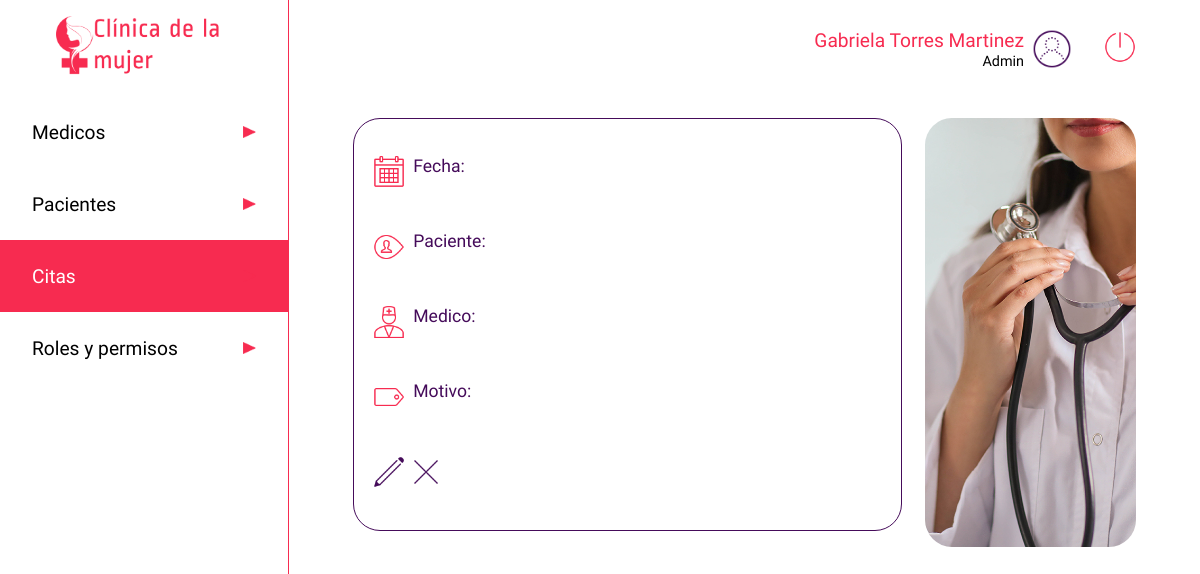
The app's page /listado-citas/4/ver (signed in), older data.
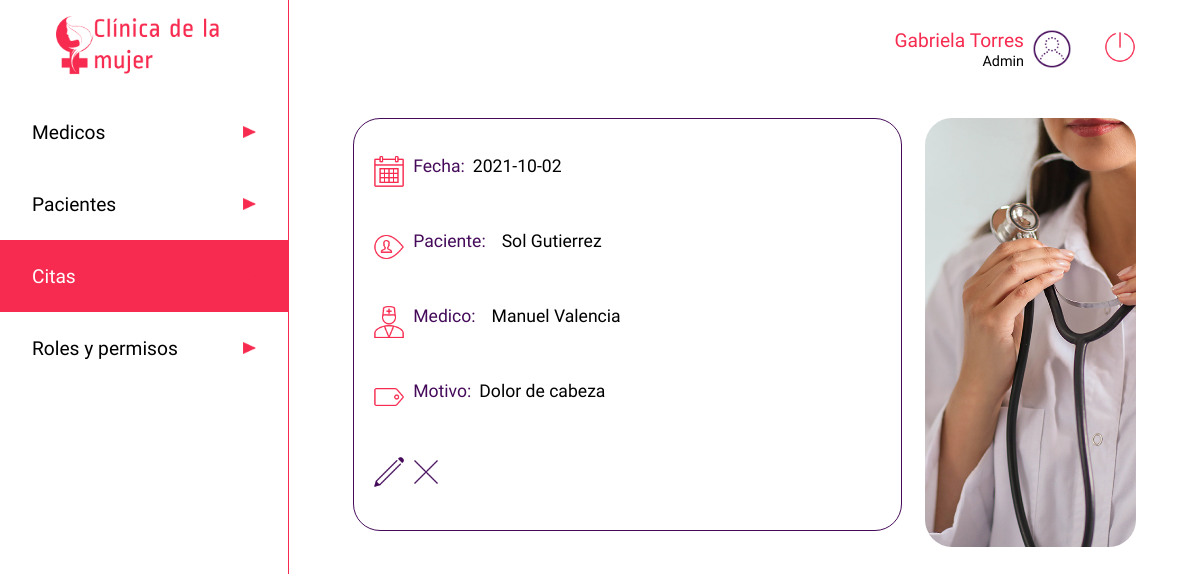
The same page, newer data.
### app.py (models this page shows, shortened)
class users(db.Model):
    __tablename__ = 'users'
    cedula = db.Column(db.Integer, primary_key=True)
    nombre=db.Column(db.String)
    apellido=db.Column(db.String)
    nacimiento=db.Column(db.String)
    eps=db.Column(db.String)
    email=db.Column(db.String, unique=True)
    telefono=db.Column(db.Integer)
    dir=db.Column(db.String)
    ciudad=db.Column(db.String)
    password=db.Column(db.String)
    rol =db.Column(db.String)
    especialidad = db.Column(db.String)
    estado = db.Column(db.Boolean)

class citas(db.Model):
    __tablename__ = 'citas'
    cita_id=db.Column(db.Integer, primary_key=True)
    medico_id = db.Column(db.Integer, nullable=False)
    paciente_id = db.Column(db.Integer, nullable=False)
    fecha = db.Column(db.String)
    motivo = db.Column(db.String(500))
    estado = db.Column(db.Boolean)
    hora_atencion = db.Column(db.String)
    sintomas = db.Column(db.String)
    diagnostico = db.Column(db.String)
    anotaciones = db.Column(db.String)
    calificacion = db.Column(db.Integer)
    calificacion_obs = db.Column(db.String)

### app.py (the view)
@app.route('/listado-citas/<cita>/ver', methods=['GET'])
def detalle_citas(cita):
    if 'usuarioIngresado' in session:
        medicos = users.query.filter_by(rol='medico')
        pacientes = users.query.filter_by(rol='paciente')
        cita = citas.query.filter_by(cita_id=cita).first()
        usuario = users.query.filter_by(cedula=int(session['usuarioIngresado'])).first()
        return render('cita.html', row=usuario, data=cita, listamedicos=medicos, listapacientes=pacientes)
    else:
        return render('acceso-denegado.html')

### templates/cita.html (shortened to what this page needs)
<!DOCTYPE html>
<html lang="es">
<head>
    <link rel="stylesheet" type="text/css" href="{{ url_for('static', filename='css/style.css')}}">
</head>
<body>
    <header class="header">
        <a href="/dashboard" type="button" class="btn"><img src="{{ url_for('static', filename='images/iconoclinica.png')}}" class="logo" alt="Clinica de la mujer"></a>
        <nav>
            <ul class="menu">
                <li class="menuitems"><a href="/medico" class="menulink"><span>Medicos</span><img src="{{ url_for('static', filename='images/triangulo.png')}}" class="flecha" alt=""></a></li>
                <li class="menuitems"><a href="/paciente" class="menulink"><span>Pacientes</span><img src="{{ url_for('static', filename='images/triangulo.png')}}" class="flecha" alt=""></a></li>
                <li class="menuitems"><a href="/listado-citas" class="menuselect"><span>Citas</span><img src="{{ url_for('static', filename='images/triangulo.png')}}" class="flecha" alt=""></a></li>
                <li class="menuitems"><a href="/roles" class="menulink"><span>Roles y permisos</span><img src="{{ url_for('static', filename='images/triangulo.png')}}" class="flecha" alt=""></a></li>
            </ul>
        </nav>
    </header>
    <main class="main">
        <div class="searchuser">
            <div class="perfil">
                <div>
                    <span class="nameuser">{{ row ['nombre'] }} {{ row ['apellido'] }}</span><br>
                    <span class="roluser">Admin</span>
                </div>
                <img src="{{ url_for('static', filename='images/test_account_100px.png')}}" class="profile" alt="">
                <a href="/logout" type="button" class="btn"><img src="{{ url_for('static', filename='images/off.png')}}" class="logout" alt="Cerrar sesion"></a>
            </div>
        </div>
        <div class="cuerpo">
            <div class="infocita3">
                <div class="diahora">
                    <img src="{{ url_for('static', filename='images/calendar_100px.png')}}" class="calendarwatch" alt=""><span style="color:#450B5A">Fecha: </span><span>{{ data.fecha }}</span>
                </div>
                <div class="diahora">
                    <img src="{{ url_for('static', filename='images/username_100px.png')}}" class="calendarwatch" alt=""><span style="color:#450B5A">Paciente: </span>
                    <span>
                        {% for t in listapacientes %}{% if t.cedula == data.paciente_id %}<span>{{ t.nombre }} {{ t.apellido }}</span>{% endif %}{% endfor %}
                    </span>
                </div>
                <div class="diahora">
                    <img src="{{ url_for('static', filename='images/medical_doctor_100px.png')}}" class="calendarwatch" alt=""><span style="color:#450B5A">Medico: </span>
                    <span>
                        {% for t in listamedicos %}{% if t.cedula == data.medico_id %}<span>{{ t.nombre }} {{ t.apellido }}</span>{% endif %}{% endfor %}
                    </span>
                </div>
                <div class="diahora">
                    <img src="{{ url_for('static', filename='images/tag_window_100px.png')}}" class="calendarwatch" alt=""><span style="color:#450B5A">Motivo: </span><span>{{ data.motivo }}</span>
                </div>
                <div class="contenedordbtn">
                    <a href="/listado-citas/{{ data.cita_id }}/editar"><img src="{{ url_for('static', filename='images/edit_100px.png')}}" class="btned" alt=""></a>
                    <a href="/listado-citas/{{ data.cita_id }}/eliminar"><img src="{{ url_for('static', filename='images/delete_100px.png')}}" class="btned" alt=""></a>
                </div>
            </div>
            <img src="{{ url_for('static', filename='images/medico.jpg')}}" alt="" class="imgcita">
        </div>
    </main>
</body>
</html>

Row changes from the older to the newer data that the page shows:
changed users "Gabriela": apellido "Torres Martinez" → "Torres"
added citas: fecha "2021-10-02", motivo "Dolor de cabeza"
now on this page (row unchanged): users: nombre "Sol", apellido "Gutierrez"
now on this page (row unchanged): users: nombre "Manuel", apellido "Valencia"
